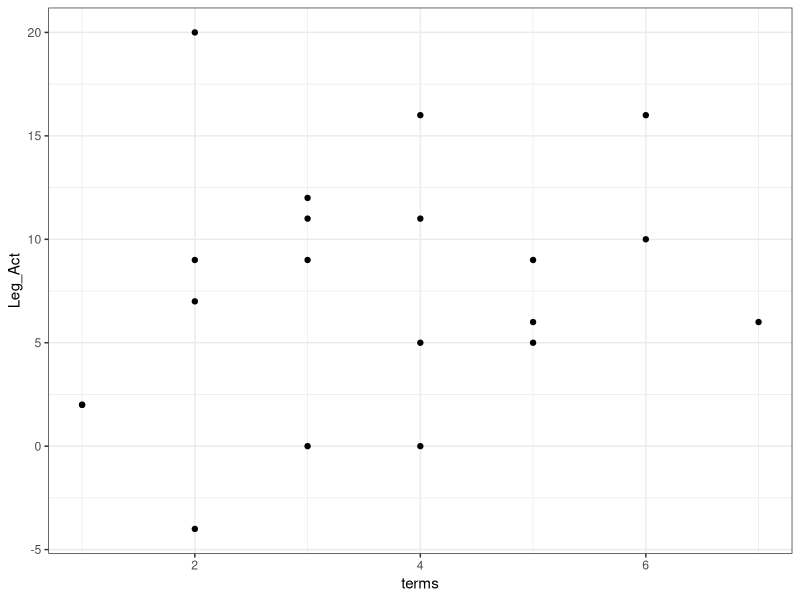
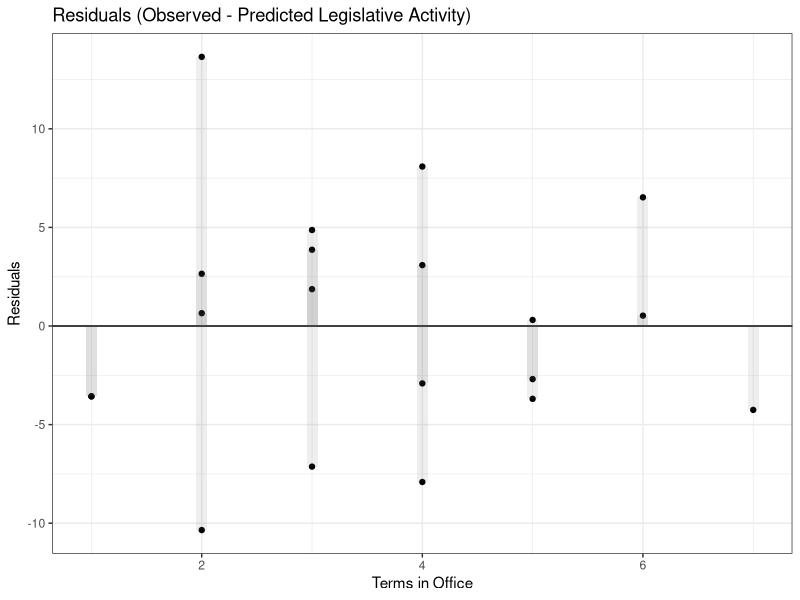

The R source for these figures, in order:
## ---- chunk 1
## Sets defaults for R chunks
knitr::opts_chunk$set(echo = TRUE, # echo = TRUE means that your code will show
                      warning=FALSE,
                      message=FALSE,
                      # fig.path='Figs/', ## where to save figures
                      fig.height = 3,
                      fig.width = 3,
                      fig.align = 'center')

## Add any R packages you require. 
## Here are some we will use in 811:
requires <- c("tidyverse", # tidyverse includes dplyr and ggplot2
              "magrittr",
              "here")

## Install any you don't have
to_install <- c(requires %in% rownames(installed.packages()) == FALSE)
install.packages(c(requires[to_install], "NA"), repos = "https://cloud.r-project.org/" )

## Load all required R packages
library(tidyverse)
library(ggplot2); theme_set(theme_bw())
library(magrittr)
library(here)
## ---- chunk 2
## Load your data, defining an R object called "d"
d <- haven::read_dta(here("data/EX1.dta"))
glimpse(d)
## ---- chunk 3
# empty data if your loading data failed
if(is.null(d)){
  d <- data.frame("terms" = 0, "Leg_Act" = 0 )
  print("data/EX1.dta NOT FOUND in a folder called data where this .Rmd files is saved")
  } 
## ---- chunk 4
## STATA: plot Leg_Act terms
## R: 
ggplot(d, aes(y = Leg_Act, x = terms)) + 
  geom_point()
## ---- chunk 5
## STATA: corr Leg_Act terms
## R: 
corXY <- cor(d$Leg_Act, d$terms)
corXY
## ---- chunk 6
## STATA: regress Leg_Act terms
## R: 
model <- lm(d$Leg_Act ~ d$terms)
# summary(model)
alpha <- model$coefficients[1]
beta <- model$coefficients[2]
## ---- chunk 7
## STATA: predict p_Leg_Act
## R:
d$p_Leg_Act <- predict(model)

## STATA: generate resid = Leg_Act - p_Leg_Act
## R:
d$resid <- d$Leg_Act - d$p_Leg_Act
## ---- chunk 8
## STATA:  plot resid terms
## R:
ggplot(d) +
  aes(y = resid, x = terms) + # "aesthetics"
  geom_point() + # a layer of points
  ## to show how risiduals are the distance between an observation and the regression line:
  geom_hline(yintercept = 0) +
  geom_col(alpha = .1, width = .1, position = "dodge") +
  ## + labels:
  labs(title = "Residuals (Observed - Predicted Legislative Activity)",
       x = "Terms in Office",
       y = "Residuals")
## ---- chunk 9
## STATA: corr Leg_Act p_Leg_Act
## R:
correlation <- cor(d$Leg_Act, d$p_Leg_Act)
## ---- chunk 10
## STATA: generate r2 =r(rho)*r(rho)
## R: 
r2 <- summary(model)$r.squared
